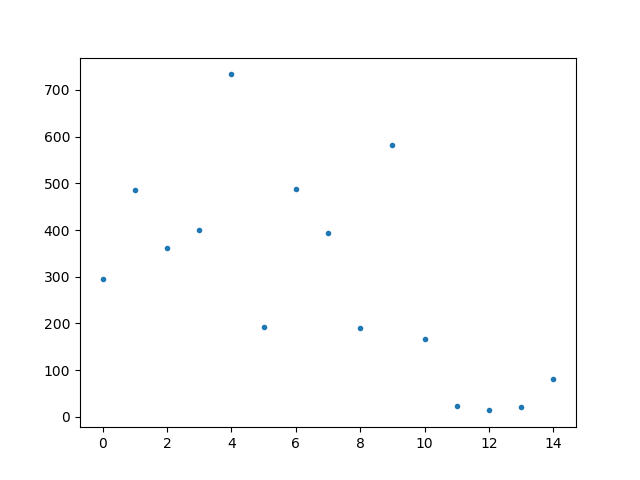

This figure's Python source:
import matplotlib.pylab as plt
import matplotlib.gridspec as gridspec
import numpy as np
import os

sel = np.loadtxt('list_selected')

tr = np.loadtxt('trayectory_curvature')

for s in sel:
    os.system('cp trayectory_figures/plot_sel_%d.png ./filtered/'%s)
    
a = np.array([1./tr[s] for s in sel])

plt.plot(a, '.')
plt.savefig('filtered.png')

